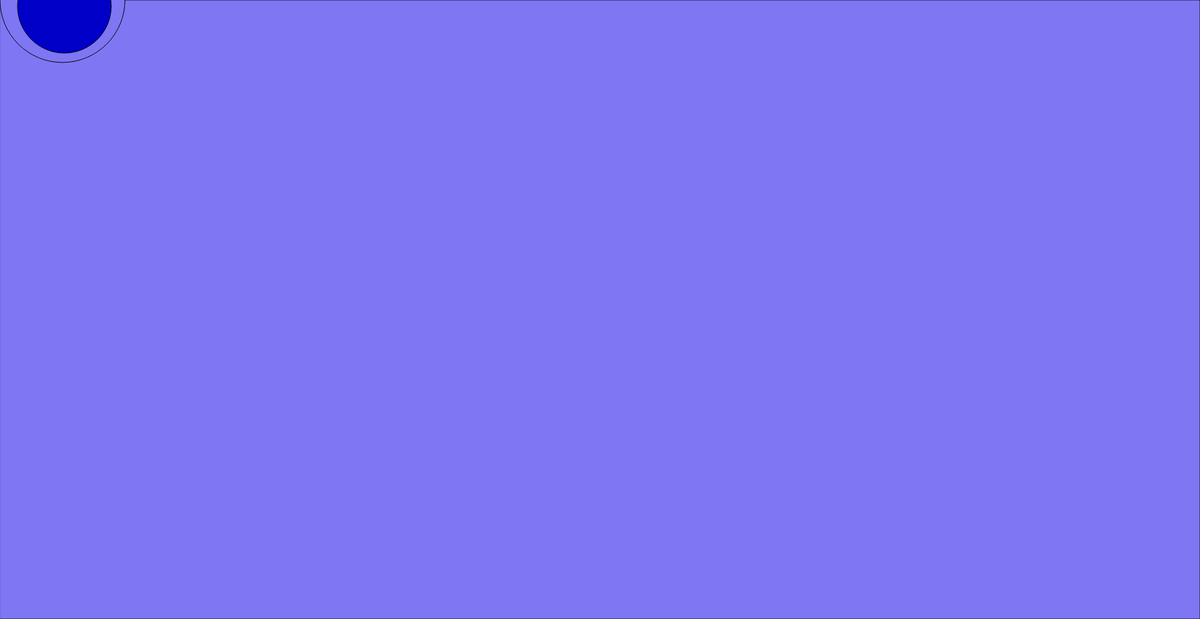
Frame 1 (no input)
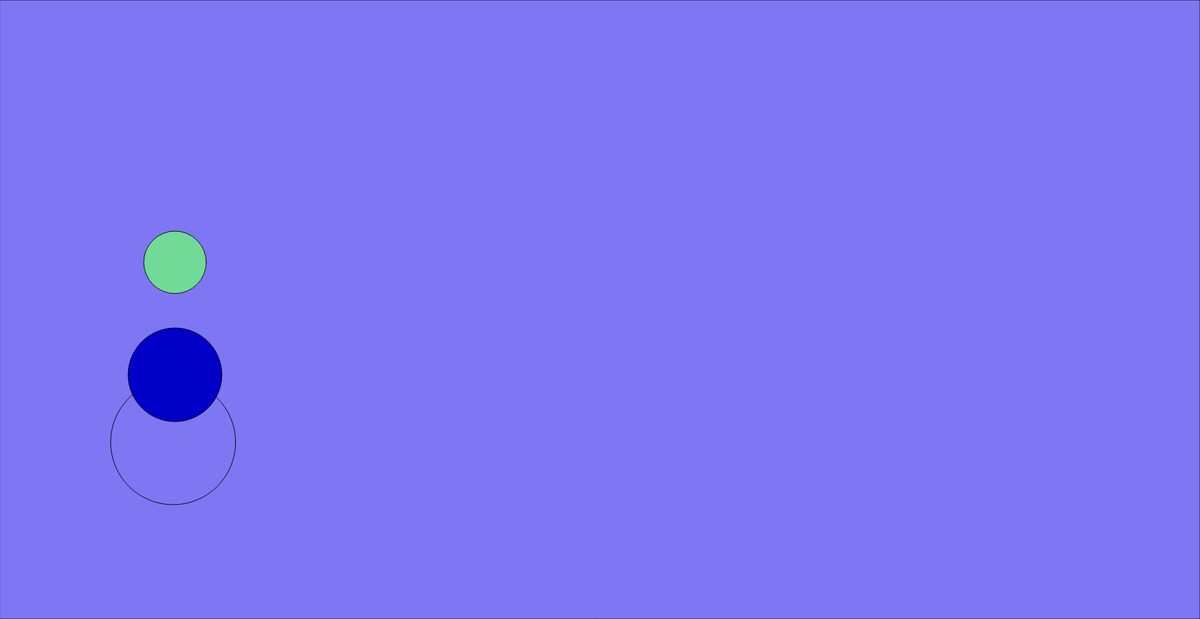
Frame 60 (no input)
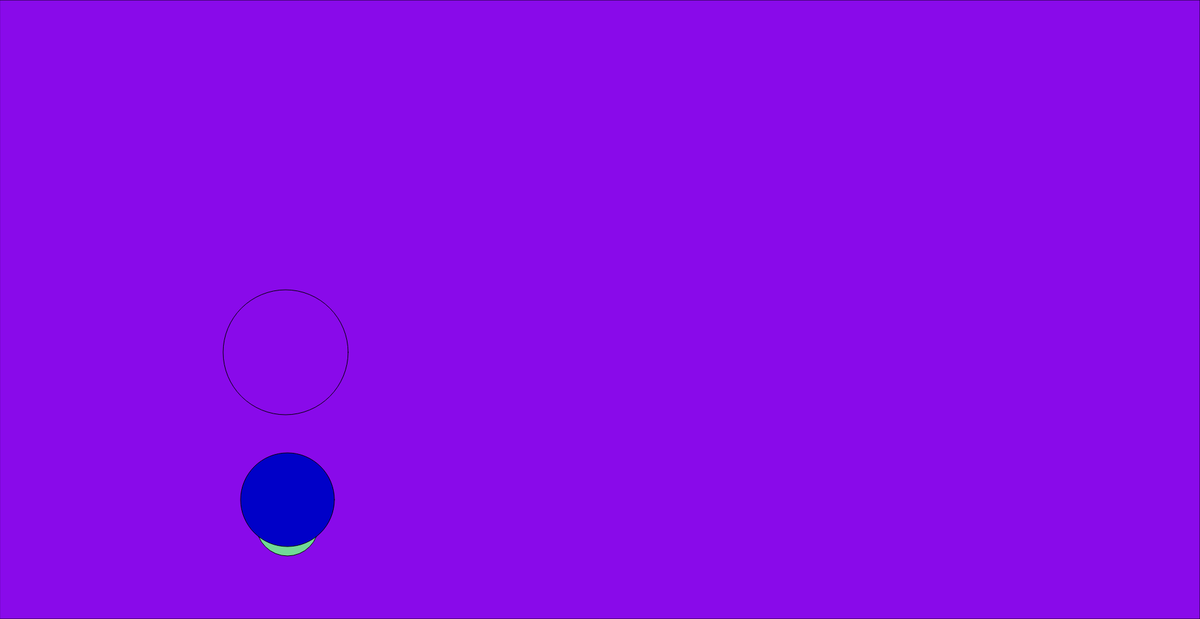
Frame 120 (the mouse pressed at the canvas centre since frame 60)

The p5.js sketch that drew these frames (run headless with seeded random() and noise() and a simulated clock; from frame 60 on, the mouse is pressed at the canvas centre):

// p5.js sketch
// ── sketch.js
let x1 = 100;     // x position of the ball
let y1 = 0;       // y position of the ball
let x1Speed = 3;  // speed in X direction
let y1Speed = 7; // speed in Y direction
let d1 = 100;      // diameter of the ball

let x2 = 100;     // x position of the ball
let y2 = 0;       // y position of the ball
let x2Speed = 3;  // speed in X direction
let y2Speed = 10; // speed in Y direction
let d2 = 150;      // diameter of the ball

let x3 = 100;
let y3 = 0;
let x3Speed = 3;
let y3Speed = 12;
let d3 = 200;


function setup() {
  createCanvas(1920, 991); //fullscreen in a chrome tab
  textSize(60);
}

function draw() {
  background(240,0,0); 
  text(key, 20, 75); // Draw at coordinate (20,75)
{if (mouseButton == LEFT) {
    fill(137,10,234); // a nice purple
  }
  else {
    fill(127, 118, 243);   // another nice purple
  }
  rect(0, 0, 1920, 991); //changes color of the background with mouse click
}
{if ((keyIsPressed == true) && (key == 't') || (key == 'i') || (key == 'e') || (key == 'n')){  // If the key is pressed,
  fill(1,200,0);      // reacts if i type my name in lowercase
}
else {                       // idk what else to do for the else
}
}
ellipse(x3,y3,d3);
  

  fill(113, 218, 150)// changes color of circle1
 
  // if x hits the right side or the left side of the canvas,
  // switch directions...
  if (x1 > width || x1 < 0) {
    x1Speed = x1Speed * -1;  
  }
  x1 = x1 + x1Speed; // adding a negative xSpeed *decreases* x, right?
  
  // same as above, but for the top and bottom of the canvas
  if (y1 > height || y1 < 0) {//i changed witdh to height here
    y1Speed = y1Speed * -1;  
  }
  y1 = y1 + y1Speed;

  ellipse(x1, y1, d1);

fill(0,0,200) //changes color of circle2


  if (x2 > width || x2 < 0) {
    x2Speed = x2Speed * -1;  
  }
  x2 = x2 + x2Speed; // adding a negative xSpeed *decreases* x, right?
  
  // same as above, but for the top and bottom of the canvas
  if (y2 > height || y2 < 0) {
    y2Speed = y2Speed * -1;  
  }
  y2 = y2 + y2Speed;

  ellipse(x2, y2, d2);

   //changes color of circle3


  if (x3 > width || x3 < 0) {
    x3Speed = x3Speed * -1;  
  }
  x3 = x3 + x3Speed; 
  if (y3 > height || y3 < 0) {
    y3Speed = y3Speed * -1;  
  }
  y3 = y3 + y3Speed;


 


}
